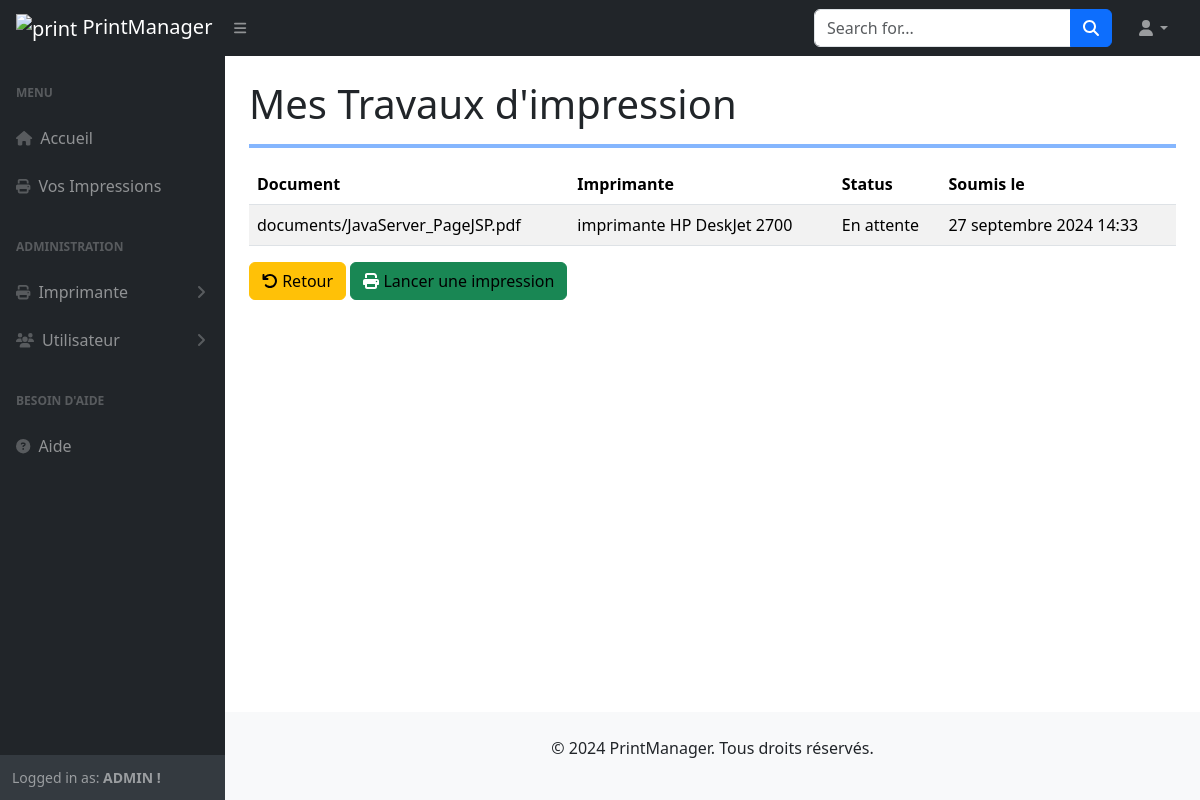
/print/jobs/ (signed in), run on the app's committed database.
### printers/models.py (models this page shows, shortened)
class CustomUser(AbstractUser):
    ADMIN = 'ADMIN'
    PERSONNEL = 'Personnel'
    MALE = 'M'
    FEMALE = 'F'
    ROLE_CHOICES = (
        (ADMIN, 'ADMIN'),
        (PERSONNEL, 'Personnel'),
    )
    SEX_CHOICES = (
        (MALE, 'Masculin'),
        (FEMALE, 'Feminin'),
    )
    role = models.CharField(max_length=30, choices=ROLE_CHOICES, verbose_name='Rôle')
    is_blocked = models.BooleanField(default=False, verbose_name="Bloqué")
    sexe = models.CharField(max_length=10, choices=SEX_CHOICES, verbose_name='Sexe')
    slug = models.SlugField(max_length=200, unique=True, blank=True)
    last_updated = models.DateTimeField(auto_now=True)
    created_on = models.DateField(auto_now_add=True, blank=True, null=True)
    class Meta:
        ordering = ['-created_on']
        verbose_name = "Utilisateur"

class PrintJob(models.Model):
    user = models.ForeignKey(CustomUser, on_delete=models.CASCADE, related_name="print_jobs")  # Utilisateur qui demande l'impression
    printer = models.ForeignKey(Printer, on_delete=models.CASCADE, related_name='print_jobs', verbose_name="Imprimante")  # Imprimante utilisée
    copies = models.PositiveIntegerField(default=1, verbose_name="Nombre de copies")
    submitted_at = models.DateTimeField(auto_now_add=True, verbose_name="Soumis le")
    completed_at = models.DateTimeField(null=True, blank=True, verbose_name="Terminé le")
    status = models.CharField(max_length=50, choices=[('PENDING', 'En attente'), ('COMPLETED', 'Terminé'), ('FAILED', 'Échoué')], default='PENDING', verbose_name="Statut de la tâche")
    document = models.FileField(upload_to='documents/', null=True, blank=True, verbose_name="Fichier à imprimer")  # Fichier téléchargé par l'utilisateur

class Printer(models.Model):
    STATUS_CHOICES = [
        ('DISPONIBLE', 'Disponible'),
        ('PANNE', 'En panne'),
    ]
    name = models.CharField(max_length=100, verbose_name="Nom de l'imprimante")
    admin_user = models.ForeignKey(CustomUser, on_delete=models.CASCADE, related_name="managed_printers")  # Utilisateur qui gère l'imprimante
    ink_level = models.IntegerField(verbose_name="Niveau d'encre (%)")
    paper_remaining = models.IntegerField(verbose_name="Feuilles restantes")
    address = models.CharField(max_length=255, blank=True, null=True, verbose_name="Adresse de l'imprimante")
    status = models.CharField(max_length=20, choices=STATUS_CHOICES, default='DISPONIBLE', verbose_name="Statut")
    slug = models.SlugField(max_length=200, unique=True, blank=True)
    last_updated = models.DateTimeField(auto_now=True, verbose_name="Modifié le")
    created_on = models.DateTimeField(auto_now_add=True, verbose_name="Date de création")  # Auto-enregistrer la date lors de la création
    class Meta:
        ordering = ['-created_on']
        verbose_name = "Imprimante"

### printers/views.py (the view)
# urls.py: path('print/jobs/', PrintJobListView.as_view(), name='print_job_list'),
class PrintJobListView(LoginRequiredMixin, ListView):
    model = PrintJob
    template_name = 'printers/print_job_list.html'
    context_object_name = 'print_jobs'
    def get_queryset(self):
        return PrintJob.objects.filter(user=self.request.user).order_by('-submitted_at')

### printers/templates/printers/print_job_list.html (shortened to what this page needs)
{% extends 'base.html' %}
{% load static %}
    {% block content %}
    {% include 'layouts/Navbar.html' %}
    <div id="layoutSidenav">
        {% include 'layouts/Sidenav.html' %}
        <div id="layoutSidenav_content">
            <main>
                <div class="container-fluid px-4">
                    <h1 class="mt-4">Mes Travaux d'impression</h1>
                        <hr class="border border-primary border-2 opacity-50">
                        <table class="table table-striped">
                            <thead>
                                <tr>
                                    <th>Document</th>
                                    <th>Imprimante</th>
                                    <th>Status</th>
                                    <th>Soumis le</th>
                                </tr>
                            </thead>
                            <tbody>
                                {% for job in print_jobs %}
                                <tr>
                                    <td>{{ job.document.name }}</td>
                                    <td>{{ job.printer.name }}</td>
                                    <td>{{ job.get_status_display }}</td>
                                    <td>{{ job.submitted_at }}</td>
                                </tr>
                                {% empty %}
                                <tr>
                                    <td colspan="5" class="text-center">Aucun travail d'impression en cours.</td>
                                </tr>
                                {% endfor %}
                            </tbody>
                        </table>
                        <button type="submit" class="btn btn-warning">
                            <i class="fa fa-undo" aria-hidden="true"></i>
                            <a style="text-decoration: none; color: #000;" href="/dashboard">
                                Retour
                            </a>
                        </button>
                        <button type="submit" class="btn btn-success">
                            <i class="fa fa-print" aria-hidden="true"></i>
                            <a style="text-decoration: none; color: #000;" href="/print">
                                Lancer une impression
                            </a>
                        </button>
                </div>
            </main>
            {% include 'layouts/footer.html' %}
        </div>
    </div>
    {% endblock %}

### printers/templates/layouts/Sidenav.html (shortened to what this page needs)
<div id="layoutSidenav_nav">
    <nav class="sb-sidenav accordion sb-sidenav-dark" id="sidenavAccordion">
        <div class="sb-sidenav-menu">
            <div class="nav">
                <div class="sb-sidenav-menu-heading">Menu</div>
                <a class="nav-link" href="/dashboard">
                    <div class="sb-nav-link-icon"><i class="fa fa-home"></i></div>
                    Accueil
                </a>
                <a class="nav-link" href="/print/jobs/">
                    <div class="sb-nav-link-icon">
                        <i class="fa fa-print" aria-hidden="true"></i>
                    </div>
                    Vos Impressions
                </a>
                {% if request.user.role == 'ADMIN' %}
                    <div class="sb-sidenav-menu-heading">ADMINISTRATION</div>
                    <a class="nav-link collapsed" href="#" data-bs-toggle="collapse" data-bs-target="#collapseLayouts" aria-expanded="false" aria-controls="collapseLayouts">
                        <div class="sb-nav-link-icon">
                            <i class="fa fa-print" aria-hidden="true"></i>
                        </div>
                        Imprimante
                        <div class="sb-sidenav-collapse-arrow"><i class="fas fa-angle-down"></i></div>
                    </a>
                    <a class="nav-link collapsed" href="#" data-bs-toggle="collapse" data-bs-target="#collapseLayout" aria-expanded="false" aria-controls="collapseLayouts">
                        <div class="sb-nav-link-icon">
                            <i class="fa fa-users" aria-hidden="true"></i>
                        </div>
                        Utilisateur
                        <div class="sb-sidenav-collapse-arrow"><i class="fas fa-angle-down"></i></div>
                    </a>
                {% endif %}
                <div class="sb-sidenav-menu-heading">Besoin d'aide</div>
                <a class="nav-link" href="#">
                    <div class="sb-nav-link-icon"><i class="fa fa-question-circle"></i></div>
                    Aide
                </a>
            </div>
        </div>
        <div class="sb-sidenav-footer">
            <div class="small">Logged in as:
                {% if user.is_authenticated %}
                <strong>{{ user.role }} !</strong>
                {% else %}
                <strong>
                    {{ user.username }}
                </strong>
                {% endif %}
            </div>
        </div>
    </nav>
</div>

### static/css/Hompage.css (style rules this page uses)
body { font-family: 'Arial', sans-serif; background-color: #f8f9fa; }

### data on the page
CustomUser: role "ADMIN"
PrintJob: document.name "documents/JavaServer_PageJSP.pdf", printer.name "imprimante HP DeskJet 2700", status "En attente", submitted_at "27 septembre 2024 14:33"
